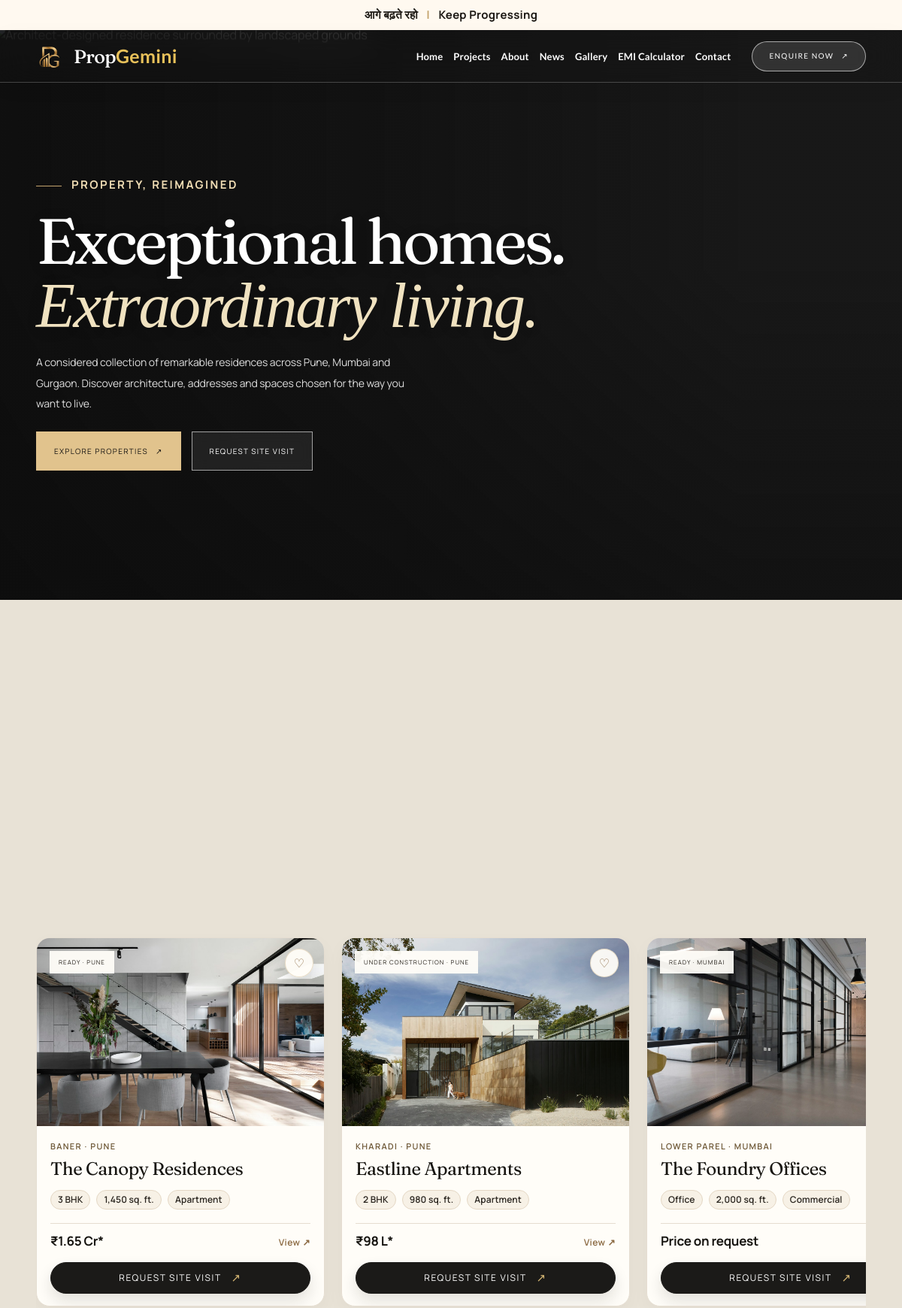
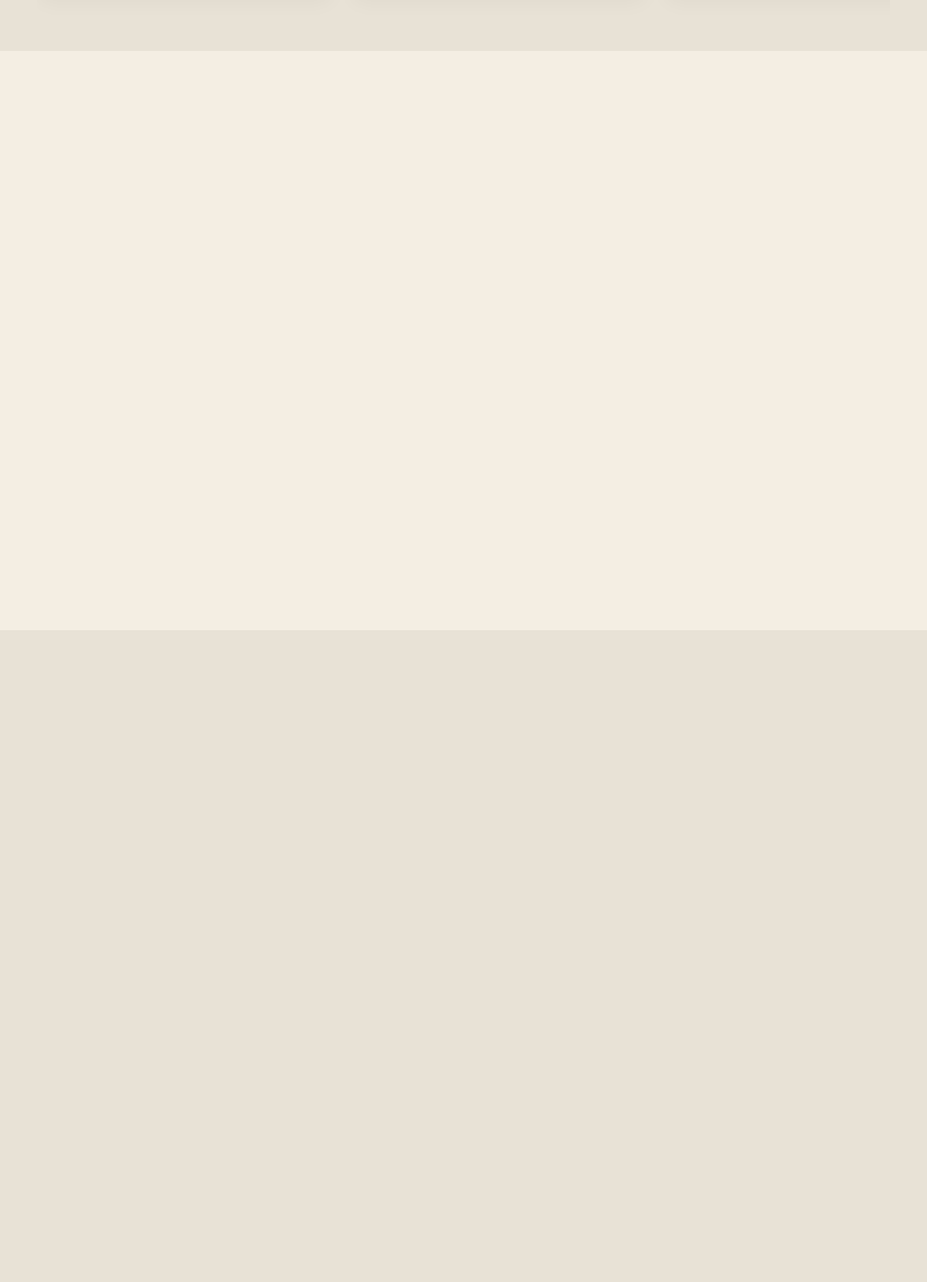
The page / (upper part) on the database its author committed (2 pictures, top to bottom).
### tables this page shows
CREATE TABLE `properties` (
  `id` int(11) NOT NULL,
  `name` varchar(255) NOT NULL,
  `slug` varchar(255) DEFAULT NULL,
  `city_id` int(11) NOT NULL,
  `area_id` int(11) NOT NULL,
  `property_type` varchar(100) DEFAULT NULL,
  `property_status` varchar(100) DEFAULT NULL,
  `bhk` varchar(50) DEFAULT NULL,
  `min_price` decimal(15,2) DEFAULT NULL,
  `max_price` decimal(15,2) DEFAULT NULL,
  `address` text DEFAULT NULL,
  `overview` text DEFAULT NULL,
  `amenities` text DEFAULT NULL,
  `possession_date` date DEFAULT NULL,
  `latitude` decimal(10,7) DEFAULT NULL,
  `longitude` decimal(10,7) DEFAULT NULL,
  `map_url` varchar(500) DEFAULT NULL,
  `is_featured` tinyint(1) DEFAULT 0,
  `featured_rotated_at` datetime DEFAULT NULL,
  `is_active` tinyint(1) DEFAULT 1,
  `sort_order` int(11) NOT NULL DEFAULT 0,
  `created_at` timestamp NOT NULL DEFAULT current_timestamp(),
  `updated_at` timestamp NOT NULL DEFAULT current_timestamp() ON UPDATE current_timestamp(),
  `deleted_at` datetime DEFAULT NULL,
  `removal_flagged_at` datetime DEFAULT NULL,
  `unavailable_reason` varchar(255) DEFAULT NULL,
  `publication_status` enum('Draft','Published','Unpublished') DEFAULT 'Draft',
  `construction_status` varchar(100) DEFAULT NULL,
  `construction_progress` tinyint(3) UNSIGNED DEFAULT NULL,
  `seo_title` varchar(255) DEFAULT NULL,
  `seo_description` text DEFAULT NULL,
  `rera_number` varchar(100) DEFAULT NULL,
  `rera_expiry` date DEFAULT NULL
);

CREATE TABLE `cities` (
  `id` int(11) NOT NULL,
  `name` varchar(100) NOT NULL
);

CREATE TABLE `areas` (
  `id` int(11) NOT NULL,
  `city_id` int(11) NOT NULL,
  `name` varchar(150) NOT NULL
);

### includes/properties.php (the view, shortened to what the rows shown need)
<?php
require_once __DIR__ . '/functions.php';
function cityState(string $city): string
{
    return match ($city) {
        'Gurgaon' => 'Haryana',
        default => 'Maharashtra',
    };
}
function formatPriceLabel(?float $minPrice, ?float $maxPrice = null): string
{
    if ($minPrice === null || $minPrice <= 0) {
        return 'Price on request';
    }
    $formatOne = static function (float $amount): string {
        if ($amount >= 10000000) {
            $crore = $amount / 10000000;
            $label = rtrim(rtrim(number_format($crore, 2, '.', ''), '0'), '.');
            return '₹' . $label . ' Cr*';
        }
        $lakh = $amount / 100000;
        $label = rtrim(rtrim(number_format($lakh, 2, '.', ''), '0'), '.');
        return '₹' . $label . ' L*';
    };
    return $formatOne($minPrice);
}
function formatAreaLabel(?float $sqft): string
{
    return number_format($sqft, 0) . ' sq. ft.';
}
function priceInLakhs(?float $amount): int
{
    if ($amount === null || $amount <= 0) {
        return 0;
    }
    return (int) round($amount / 100000);
}
function mapPropertyRow(array $row, bool $withRelations = false): array
{
    $minPrice = $row['min_price'] !== null ? (float) $row['min_price'] : null;
    $maxPrice = $row['max_price'] !== null ? (float) $row['max_price'] : null;
    $sizeSqft = isset($row['size_sqft']) && $row['size_sqft'] !== null ? (float) $row['size_sqft'] : null;
    $slug = (string) ($row['slug'] ?: $row['id']);
    $city = (string) $row['city_name'];
    $image = (string) ($row['primary_image'] ?? '');
    $video = (string) ($row['primary_video'] ?? '');
    $property = [
        'id' => $slug,
        'db_id' => (int) $row['id'],
        'name' => (string) $row['name'],
        'slug' => $slug,
        'city' => $city,
        'state' => cityState($city),
        'area' => (string) $row['area_name'],
        'type' => (string) ($row['property_type'] ?? ''),
        'status' => (string) ($row['property_status'] ?? ''),
        'bhk' => (string) ($row['bhk'] ?? ''),
        'price' => priceInLakhs($minPrice),
        'price_label' => formatPriceLabel($minPrice, $maxPrice),
        'size' => formatAreaLabel($sizeSqft),
        'size_sqft' => $sizeSqft,
        'image' => $image !== '' ? $image : 'public/images/hero.jpg',
        'video' => $video,
        'featured' => (bool) $row['is_featured'],
        'summary' => (string) ($row['overview'] ?? ''),
        'overview' => (string) ($row['overview'] ?? ''),
        'address' => (string) ($row['address'] ?? ''),
        'latitude' => $row['latitude'] !== null ? (float) $row['latitude'] : null,
        'longitude' => $row['longitude'] !== null ? (float) $row['longitude'] : null,
        'map_url' => (string) ($row['map_url'] ?? ''),
        'construction_status' => (string) ($row['construction_status'] ?? $row['property_status'] ?? ''),
        'construction_progress' => $row['construction_progress'] !== null ? (int) $row['construction_progress'] : null,
        'possession_date' => $row['possession_date'] ?? null,
        'builtup_min_sqft' => isset($row['builtup_min_sqft']) && $row['builtup_min_sqft'] !== null ? (float) $row['builtup_min_sqft'] : null,
        'builtup_max_sqft' => isset($row['builtup_max_sqft']) && $row['builtup_max_sqft'] !== null ? (float) $row['builtup_max_sqft'] : null,
        'builtup_label' => formatBuiltupLabel(
            isset($row['builtup_min_sqft']) && $row['builtup_min_sqft'] !== null ? (float) $row['builtup_min_sqft'] : null,
            isset($row['builtup_max_sqft']) && $row['builtup_max_sqft'] !== null ? (float) $row['builtup_max_sqft'] : null
        ),
        'about_builder' => (string) ($row['about_builder'] ?? ''),
        'launch_date' => $row['launch_date'] ?? null,
        'seo_title' => (string) ($row['seo_title'] ?? ''),
        'seo_description' => (string) ($row['seo_description'] ?? ''),
        'publication_status' => (string) ($row['publication_status'] ?? ''),
        'amenities_list' => [],
        'gallery' => [],
        'videos' => [],
        'unit_types' => [],
        'brochure_path' => null,
    ];
    return $property;
}
function ensurePropertyColumns(): void
{
    static $ready = false;
    if ($ready) {
        return;
    }
    $ready = true;
    $pdo = getDatabaseConnection();
    $existing = $pdo->query('SHOW COLUMNS FROM properties')->fetchAll(PDO::FETCH_COLUMN);
    $add = [];
    if (!in_array('builtup_min_sqft', $existing, true)) {
        $add[] = 'ADD COLUMN builtup_min_sqft DECIMAL(10,2) NULL';
    }
    if (!in_array('builtup_max_sqft', $existing, true)) {
        $add[] = 'ADD COLUMN builtup_max_sqft DECIMAL(10,2) NULL';
    }
    if (!in_array('about_builder', $existing, true)) {
        $add[] = 'ADD COLUMN about_builder TEXT NULL';
    }
    if (!in_array('launch_date', $existing, true)) {
        $add[] = 'ADD COLUMN launch_date DATE NULL';
    }
}
function formatBuiltupLabel(?float $min, ?float $max): string
{
    $min = $min !== null && $min > 0 ? $min : null;
    $max = $max !== null && $max > 0 ? $max : null;
    if ($min === null && $max === null) {
        return '';
    }
    return number_format($min ?? $max, 0) . ' sq. ft.';
}
function propertySelectSql(string $extraWhere = '', string $orderBy = 'p.sort_order ASC, p.id ASC'): string
{
    ensurePropertyColumns();
    $where = "p.is_active = 1 AND p.publication_status = 'Published' AND p.deleted_at IS NULL";
    if ($extraWhere !== '') {
        $where .= ' AND (' . $extraWhere . ')';
    }
    return "
        SELECT
            p.*,
            c.name AS city_name,
            a.name AS area_name,
            (
                SELECT pi.image_path
                FROM property_images pi
                WHERE pi.property_id = p.id
                ORDER BY pi.sort_order ASC, pi.id ASC
                LIMIT 1
            ) AS primary_image,
            (
                SELECT pv.video_path
                FROM property_videos pv
                WHERE pv.property_id = p.id
                ORDER BY pv.sort_order ASC, pv.id ASC
                LIMIT 1
            ) AS primary_video,
            (
                SELECT ut.carpet_area_sqft
                FROM property_unit_types ut
                WHERE ut.property_id = p.id
                ORDER BY ut.sort_order ASC, ut.id ASC
                LIMIT 1
            ) AS size_sqft
        FROM properties p
        INNER JOIN cities c ON c.id = p.city_id
        INNER JOIN areas a ON a.id = p.area_id
        WHERE {$where}
        ORDER BY {$orderBy}
    ";
}
function properties(): array
{
    static $cache = null;
    if ($cache !== null) {
        return $cache;
    }
    $pdo = getDatabaseConnection();
    $rows = $pdo->query(propertySelectSql())->fetchAll();
    $cache = array_map(static fn (array $row): array => mapPropertyRow($row), $rows);
    return $cache;
}
function featuredProperties(int $limit = 6): array
{
    $limit = max(1, min(24, $limit));
    $pdo = getDatabaseConnection();
    $rows = $pdo->query(
        propertySelectSql('p.is_featured = 1', 'p.sort_order ASC, p.id ASC') . ' LIMIT ' . $limit
    )->fetchAll();
    $list = array_map(static fn (array $row): array => mapPropertyRow($row), $rows);
    $seen = [];
    foreach ($list as $item) {
        $seen[(string) $item['id']] = true;
    }
    foreach (properties() as $property) {
        if (isset($seen[(string) $property['id']])) {
            continue;
        }
        $list[] = $property;
        $seen[(string) $property['id']] = true;
        if (count($list) >= $limit) {
            break;
        }
    }
    return array_slice($list, 0, $limit);
}
function preferredCityOrder(): array
{
    return ['Pune', 'Mumbai', 'Gurgaon'];
}
function sortByPreferredCities(array $names): array
{
    $rank = [];
    foreach (preferredCityOrder() as $index => $city) {
        $rank[mb_strtolower($city, 'UTF-8')] = $index;
    }
    usort($names, static function (string $a, string $b) use ($rank): int {
        $left = $rank[mb_strtolower($a, 'UTF-8')] ?? 100;
        $right = $rank[mb_strtolower($b, 'UTF-8')] ?? 100;
        if ($left === $right) {
            return strcasecmp($a, $b);
        }
        return $left <=> $right;
    });
    $ordered = [];
    foreach ($names as $name) {
        $ordered[] = $name;
    }
    return $ordered;
}
function propertyChoices(string $key): array
{
    if ($key === 'city') {
        $pdo = getDatabaseConnection();
        $names = $pdo->query('SELECT name FROM cities')->fetchAll(PDO::FETCH_COLUMN);
        return sortByPreferredCities(array_map('strval', $names));
    }
    if ($key === 'area') {
        $areas = areasByCity();
        $values = [];
        foreach ($areas as $cityAreas) {
            foreach ($cityAreas as $area) {
                $values[$area] = $area;
            }
        }
        return array_values($values);
    }
    $column = match ($key) {
        'type' => 'property_type',
        'status' => 'property_status',
        'bhk' => 'bhk',
        default => null,
    };
    $pdo = getDatabaseConnection();
    $stmt = $pdo->query("
        SELECT DISTINCT {$column}
        FROM properties
        WHERE is_active = 1
          AND publication_status = 'Published'
          AND deleted_at IS NULL
          AND {$column} IS NOT NULL
          AND {$column} <> ''
        ORDER BY {$column}
    ");
    return $stmt->fetchAll(PDO::FETCH_COLUMN);
}
function areasByCity(): array
{
    $pdo = getDatabaseConnection();
    $stmt = $pdo->query("
        SELECT c.name AS city, a.name AS area
        FROM areas a
        INNER JOIN cities c ON c.id = a.city_id
        ORDER BY c.name, a.name
    ");
    $grouped = [];
    foreach ($stmt->fetchAll() as $row) {
        $city = (string) $row['city'];
        $grouped[$city][] = (string) $row['area'];
    }
    $ordered = [];
    foreach (sortByPreferredCities(array_keys($grouped)) as $city) {
        $ordered[$city] = $grouped[$city];
    }
    return $ordered;
}
function propertyUrl(string $id): string
{
    $id = trim($id);
    return webPath('property/' . rawurlencode($id));
}
function renderPropertyCard(array $property, int $revealIndex = 0): void
{
    $image = webPath($property['image']);
    $areaLabel = trim((string) ($property['builtup_label'] ?? '')) !== ''
        ? (string) $property['builtup_label']
        : (string) ($property['size'] ?? '');
    ?>
    <article class="property property-card-motion" style="--card-delay: <?= max(0, min(8, $revealIndex)) ?>" data-city="<?= h($property['city']) ?>" data-type="<?= h($property['type']) ?>" data-bhk="<?= h($property['bhk']) ?>" data-price="<?= h((string) $property['price']) ?>">
        <a class="property-link" href="<?= h(propertyUrl($property['id'])) ?>">
            <div class="property-image">
                <img loading="lazy" src="<?= h($image) ?>" alt="<?= h($property['name']) ?>">
                <span class="tag"><?= h($property['status']) ?> · <?= h($property['city']) ?></span>
            </div>
            <div class="property-body">
                <div class="location"><?= h($property['area']) ?> · <?= h($property['city']) ?></div>
                <h3><?= h($property['name']) ?></h3>
                <div class="specs">
                    <span><?= h($property['bhk']) ?></span>
                    <?php if ($areaLabel !== ''): ?>
                        <span><?= h($areaLabel) ?></span>
                    <?php endif; ?>
                    <span><?= h($property['type']) ?></span>
                </div>
                <div class="price-row">
                    <div class="price"><?= h($property['price_label']) ?></div>
                    <span class="arrow">View ↗</span>
                </div>
            </div>
        </a>
        <button class="heart" type="button" aria-label="Save <?= h($property['name']) ?>" aria-pressed="false">♡</button>
        <button class="btn outline visit-open" type="button" data-intent="visit" data-property="<?= h($property['id']) ?>">Request Site Visit</button>
    </article>
    <?php
}
function renderPropertyFilter(array $selected = []): void
{
    $areas = areasByCity();
    $city = (string) ($selected['city'] ?? '');
    $areaChoices = $city !== '' && isset($areas[$city]) ? $areas[$city] : propertyChoices('area');
    ?>
    <?php
}

### includes/home.php (shortened to what the rows shown need)
<?php
require_once __DIR__ . '/properties.php';
?>
<main>
<section class="hero" id="home">
    <div class="wrap hero-content">
        <h1 class="reveal-item" data-reveal-delay="1">Exceptional homes.<br><em>Extraordinary living.</em></h1>
    </div>
</section>
    <?php renderPropertyFilter(); ?>
<section class="section wrap" id="properties">
    <div class="properties" id="propertyGrid">
        <?php
        $homeRail = featuredProperties(6);
        foreach ($homeRail as $index => $property):
            renderPropertyCard($property, $index);
        endforeach;
        ?>
    </div>
</section>
</main>

### rows shown on the page
properties: shows a picture, status "READY", city.name "PUNE", area.name "BANER", name "The Canopy Residences", bhk "3 BHK", areaLabel "1,450 sq. ft.", property_type "Apartment", price_label "₹1.65 Cr*"
properties: shows a picture, status "UNDER CONSTRUCTION", city.name "PUNE", area.name "KHARADI", name "Eastline Apartments", bhk "2 BHK", areaLabel "980 sq. ft.", property_type "Apartment", price_label "₹98 L*"
properties: shows a picture, status "READY", city.name "MUMBAI", area.name "LOWER PAREL", name "The Foundry Offices", bhk "Office", areaLabel "2,000 sq. ft.", property_type "Commercial", price_label "Price on request"

### other values the page prints
$item['label'] "Home"
$item['label'] "Projects"
$item['label'] "About"
$item['label'] "News"
$item['label'] "Gallery"
$item['label'] "EMI Calculator"
$item['label'] "Contact"
